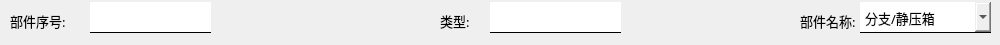
    <widget class="QWidget" name="widget_3" native="true">
     <property name="styleSheet">
      <string notr="true">#widget_3
{
border:2px solid black;
border-bottom:1px solid black;
}</string>
     </property>
     <widget class="QLabel" name="label_9">
      <property name="geometry">
       <rect>
        <x>10</x>
        <y>5</y>
        <width>81</width>
        <height>31</height>
       </rect>
      </property>
      <property name="font">
       <font>
        <family>Microsoft YaHei</family>
        <pointsize>10</pointsize>
       </font>
      </property>
      <property name="text">
       <string>部件序号:</string>
      </property>
     </widget>
     <widget class="QLineEdit" name="lineEdit_8">
      <property name="geometry">
       <rect>
        <x>90</x>
        <y>2</y>
        <width>121</width>
        <height>31</height>
       </rect>
      </property>
      <property name="font">
       <font>
        <family>Microsoft YaHei</family>
        <pointsize>10</pointsize>
       </font>
      </property>
      <property name="styleSheet">
       <string notr="true">border:none;
border-bottom:1px solid black;</string>
      </property>
     </widget>
     <widget class="QLineEdit" name="lineEdit_9">
      <property name="geometry">
       <rect>
        <x>490</x>
        <y>2</y>
        <width>131</width>
        <height>31</height>
       </rect>
      </property>
      <property name="font">
       <font>
        <family>Microsoft YaHei</family>
        <pointsize>10</pointsize>
       </font>
      </property>
      <property name="styleSheet">
       <string notr="true">border:none;
border-bottom:1px solid black;
</string>
      </property>
     </widget>
     <widget class="QLabel" name="label_10">
      <property name="geometry">
       <rect>
        <x>440</x>
        <y>5</y>
        <width>51</width>
        <height>31</height>
       </rect>
      </property>
      <property name="font">
       <font>
        <family>Microsoft YaHei</family>
        <pointsize>10</pointsize>
       </font>
      </property>
      <property name="text">
       <string>类型:</string>
      </property>
     </widget>
     <widget class="QLabel" name="label_11">
      <property name="geometry">
       <rect>
        <x>800</x>
        <y>5</y>
        <width>81</width>
        <height>31</height>
       </rect>
      </property>
      <property name="font">
       <font>
        <family>Microsoft YaHei</family>
        <pointsize>10</pointsize>
       </font>
      </property>
      <property name="text">
       <string>部件名称:</string>
      </property>
     </widget>
     <widget class="QComboBox" name="comboBox_unit_name">
      <property name="geometry">
       <rect>
        <x>860</x>
        <y>2</y>
        <width>131</width>
        <height>31</height>
       </rect>
      </property>
      <property name="font">
       <font>
        <family>Microsoft YaHei</family>
        <pointsize>10</pointsize>
       </font>
      </property>
      <property name="styleSheet">
       <string notr="true">border:none;
border-bottom:1px solid black;</string>
      </property>
      <item>
       <property name="text">
        <string>分支/静压箱</string>
       </property>
      </item>
      <item>
       <property name="text">
        <string>直管</string>
       </property>
      </item>
     </widget>
    </widget>
